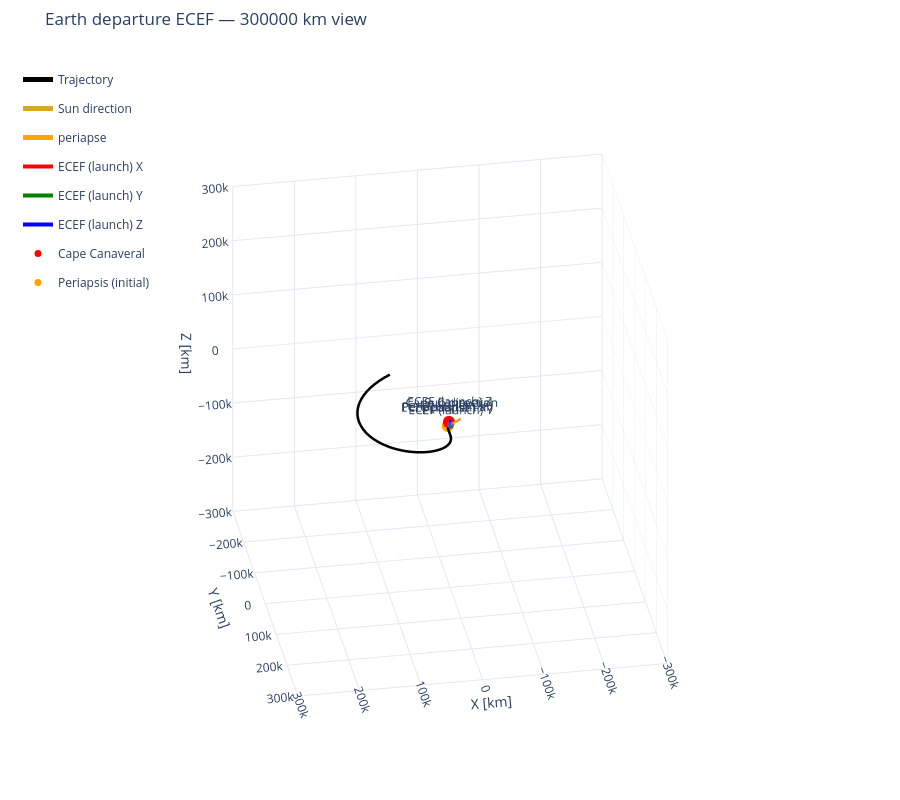

Source (notebook cell):
### Code cell
# Translate by Earth's rv at each sample, then rotate HCI into ECI.

frames = [
    {"name": "ECEF (launch)", "location": [0, 0, 0],
            "dcm_body_wrt_hci": np.eye(3), "length": 10000},
    # {"name": "ECEF", "location": [0, 0, 0],
    #         "dcm_body_wrt_hci": dcm_ecef_wrt_eci, "length": 10000},  # just for visualization
]

vectors = [
    {"direction": dcm_ecef_wrt_eci0@sun_direction_eci, "length": 20000,
             "name": "Sun direction", "color": "goldenrod", "label": True},
    {"direction": dcm_ecef_wrt_eci0@r_p_eci, "length": 10000,
                 "name": "periapse", "color": "orange", "label": True},

    # {"direction": n_vec, "length": 10000,
    #              "name": "Normal vec", "color": "black", "label": True},  # just for visualization
    # {"direction": right_vec, "length": 10000,
    #              "name": "right_vec", "color": "black", "label": True},  # just for visualization
]

points = [
    {"name": "Cape Canaveral", "location": r_cape_ecef_m * M_TO_KM, "color": "red"},
    {"name": "Periapsis (initial)", "location": (dcm_ecef_wrt_eci0 @ r_p_eci) * M_TO_KM, "color": "orange"},
]

view_range = 300000
fig_earth = plot_3d(
    [rv_departure_ecef[:,0:3] * M_TO_KM], [t_traj_s],
    labels=["Trajectory"], trace_colors=["black"],
    bodies={"name": "Earth", "radius": R_EARTH*M_TO_KM, "color": "royalblue"},
    frames=frames,
    vectors=vectors,
    points=points,
    title=f"Earth departure ECEF — {view_range} km view", units="km",
    azim=80, elev=30, show_end=False, show=False,
)
fig_earth.update_scenes(
    xaxis_range=[-view_range, view_range], # km
    yaxis_range=[-view_range, view_range], # km
    zaxis_range=[-view_range, view_range], # km
)
fig_earth.show()

### Figure 1 — Plotly figure (JSON) as saved in the notebook; plotly's stock layout.template omitted (floating-point values rounded to 4 significant figures; data arrays with more than 128 entries replaced by an {"elided": "..."} marker saying what was removed)
{"data": [{"colorscale": [[0, "royalblue"], [1, "royalblue"]], "hoverinfo": "skip", "name": "Earth", "opacity": 0.7, "showlegend": false, "showscale": false, "type": "surface", "x": {"elided": "60x30 float values"}, "y": {"elided": "60x30 float values"}, "z": {"elided": "60x30 float values"}}, {"legendgroup": "Trajectory", "line": {"color": "black", "width": 5}, "mode": "lines", "name": "Trajectory", "type": "scatter3d", "x": {"elided": "100000 float values"}, "y": {"elided": "100000 float values"}, "z": {"elided": "100000 float values"}}, {"legendgroup": "vector-2", "line": {"color": "goldenrod", "width": 5}, "mode": "lines+text", "name": "Sun direction", "text": ["", "Sun direction"], "textposition": "top center", "type": "scatter3d", "x": [0, -18160.0], "y": [0, -2811.0], "z": [0, 7890.0]}, {"anchor": "tip", "colorscale": [[0, "goldenrod"], [1, "goldenrod"]], "hoverinfo": "skip", "legendgroup": "vector-2", "name": "Sun direction arrowhead", "showlegend": false, "showscale": false, "sizemode": "absolute", "sizeref": 1200, "type": "cone", "u": [-0.9081], "v": [-0.1406], "w": [0.3945], "x": [-18160.0], "y": [-2811.0], "z": [7890.0]}, {"legendgroup": "vector-4", "line": {"color": "orange", "width": 5}, "mode": "lines+text", "name": "periapse", "text": ["", "periapse"], "textposition": "top center", "type": "scatter3d", "x": [0, 4695.0], "y": [0, -6816.0], "z": [0, -5613.0]}, {"anchor": "tip", "colorscale": [[0, "orange"], [1, "orange"]], "hoverinfo": "skip", "legendgroup": "vector-4", "name": "periapse arrowhead", "showlegend": false, "showscale": false, "sizemode": "absolute", "sizeref": 600, "type": "cone", "u": [0.4695], "v": [-0.6816], "w": [-0.5613], "x": [4695.0], "y": [-6816.0], "z": [-5613.0]}, {"legendgroup": "vector-6", "line": {"color": "red", "width": 4}, "mode": "lines+text", "name": "ECEF (launch) X", "text": ["", "ECEF (launch) X"], "textposition": "top center", "type": "scatter3d", "x": [0, 10000], "y": [0, 0], "z": [0, 0]}, {"anchor": "tip", "colorscale": [[0, "red"], [1, "red"]], "hoverinfo": "skip", "legendgroup": "vector-6", "name": "ECEF (launch) X arrowhead", "showlegend": false, "showscale": false, "sizemode": "absolute", "sizeref": 600, "type": "cone", "u": [1], "v": [0], "w": [0], "x": [10000], "y": [0], "z": [0]}, {"legendgroup": "vector-8", "line": {"color": "green", "width": 4}, "mode": "lines+text", "name": "ECEF (launch) Y", "text": ["", "ECEF (launch) Y"], "textposition": "top center", "type": "scatter3d", "x": [0, 0], "y": [0, 10000], "z": [0, 0]}, {"anchor": "tip", "colorscale": [[0, "green"], [1, "green"]], "hoverinfo": "skip", "legendgroup": "vector-8", "name": "ECEF (launch) Y arrowhead", "showlegend": false, "showscale": false, "sizemode": "absolute", "sizeref": 600, "type": "cone", "u": [0], "v": [1], "w": [0], "x": [0], "y": [10000], "z": [0]}, {"legendgroup": "vector-10", "line": {"color": "blue", "width": 4}, "mode": "lines+text", "name": "ECEF (launch) Z", "text": ["", "ECEF (launch) Z"], "textposition": "top center", "type": "scatter3d", "x": [0, 0], "y": [0, 0], "z": [0, 10000]}, {"anchor": "tip", "colorscale": [[0, "blue"], [1, "blue"]], "hoverinfo": "skip", "legendgroup": "vector-10", "name": "ECEF (launch) Z arrowhead", "showlegend": false, "showscale": false, "sizemode": "absolute", "sizeref": 600, "type": "cone", "u": [0], "v": [0], "w": [1], "x": [0], "y": [0], "z": [10000]}, {"marker": {"color": "red", "size": 7, "symbol": "circle"}, "mode": "markers+text", "name": "Cape Canaveral", "text": ["Cape Canaveral"], "textposition": "top center", "type": "scatter3d", "x": [918.4], "y": [-5534.0], "z": [3024.0]}, {"marker": {"color": "orange", "size": 7, "symbol": "circle"}, "mode": "markers+text", "name": "Periapsis (initial)", "text": ["Periapsis (initial)"], "textposition": "top center", "type": "scatter3d", "x": [3135.0], "y": [-4552.0], "z": [-3749.0]}], "layout": {"height": 800, "legend": {"bgcolor": "rgba(0,0,0,0)", "borderwidth": 0, "x": 0.02, "y": 0.98}, "margin": {"b": 0, "l": 0, "r": 0, "t": 50}, "scene": {"aspectmode": "cube", "camera": {"eye": {"x": 0.4512, "y": 2.559, "z": 1.5}, "projection": {"type": "orthographic"}, "up": {"x": 0, "y": 0, "z": 1}}, "xaxis": {"range": [-300000, 300000], "title": {"text": "X [km]"}}, "yaxis": {"range": [-300000, 300000], "title": {"text": "Y [km]"}}, "zaxis": {"range": [-300000, 300000], "title": {"text": "Z [km]"}}}, "title": {"text": "Earth departure ECEF — 300000 km view"}}}
